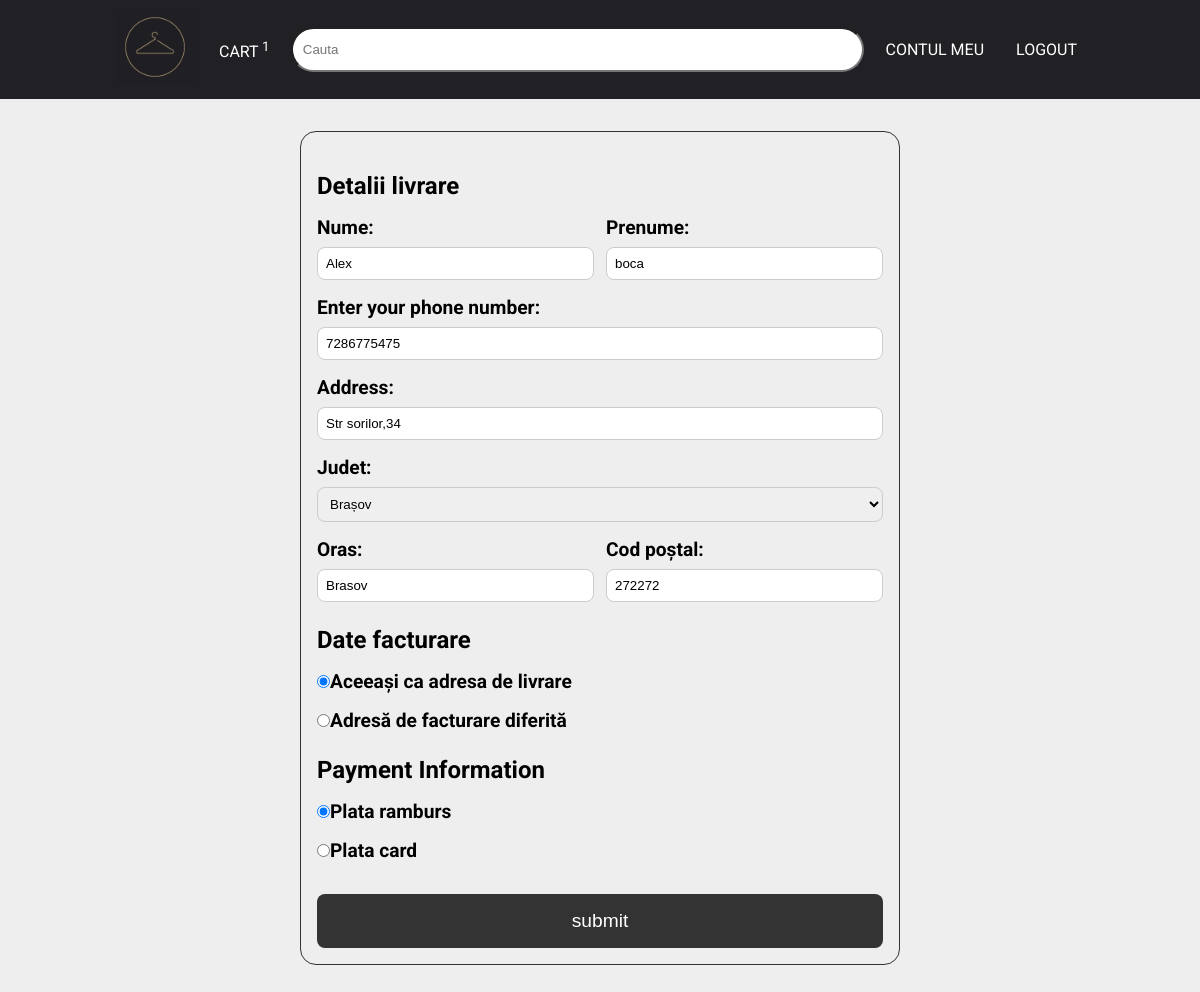
/checkout.php (signed in), run on an earlier commit of the app's database.
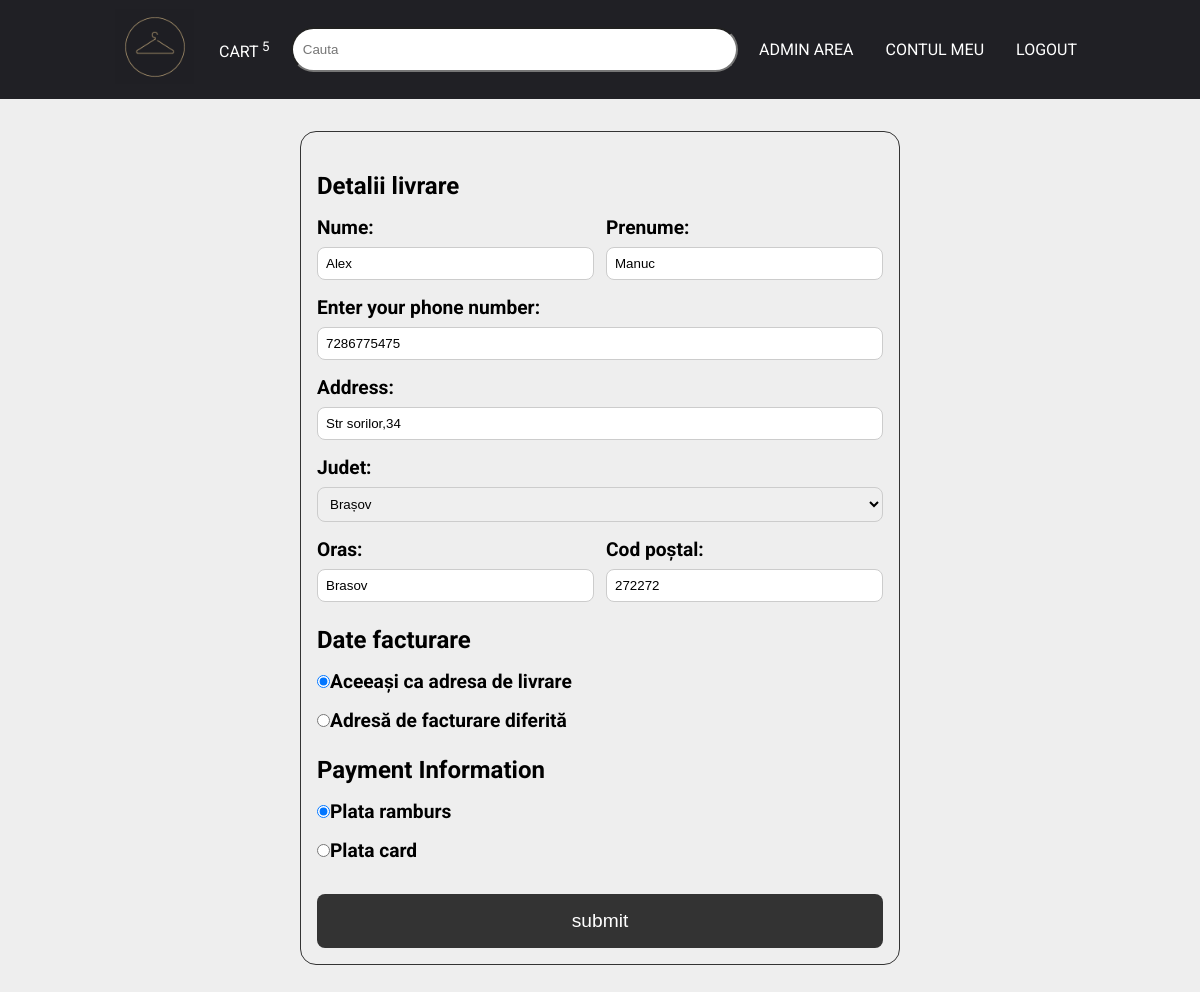
And on a later commit of the database.
### tables this page shows
CREATE TABLE IF NOT EXISTS `utilizatori` (
  `ID` int NOT NULL AUTO_INCREMENT,
  `username` varchar(32) NOT NULL,
  `password` varchar(64) NOT NULL,
  `email` varchar(100) NOT NULL,
  `nume` varchar(32) NOT NULL,
  `prenume` varchar(32) NOT NULL,
  `telefon` varchar(10) NOT NULL,
  `adresa` varchar(255) NOT NULL,
  `cod_judet` int NOT NULL,
  `Oras` varchar(32) NOT NULL,
  `zipcode` varchar(16) NOT NULL,
  `tip` enum('0','1') NOT NULL COMMENT 'user(0),admin(1)',
  PRIMARY KEY (`ID`),
  KEY `cod_judet` (`cod_judet`)
);

### checkout.php (the view, shortened to what this page needs)
<?php
include("includes/connect.php");
if (isset($_SESSION['user_logged_in'])) {
  $user_id = $_SESSION['user_id'];
  $user_info = mysqli_fetch_assoc(mysqli_query($con, "SELECT * FROM utilizatori WHERE ID=$user_id"));
  $profile_name = $user_info['nume'];
  $profile_prename = $user_info['prenume'];
  $profile_telefon = $user_info['telefon'];
  $profile_adresa = $user_info['adresa'];
  $profile_cod_judet = $user_info['cod_judet'];
  $profile_Oras = $user_info['Oras'];
  $profile_zipcode = $user_info['zipcode'];
} else {
  header('location:login.php');
}
?>
<!DOCTYPE html>
<html lang="en">
<head>
  <link rel="stylesheet" href="css/style.css">
</head>
<body>
  <?php include("includes/header.php"); ?>
  <div class="checkout-container">
    <form method="post" class="checkout-form">
      <div class="shipping-details">
        <h2>Detalii livrare</h2>
        <div class="nume-prenume">
          <div class="nume">
            <label for="name">Nume:</label>
            <input type="text" id="name" name="name" value="<?= $profile_name ?>" required>
          </div>
          <div class="nume">
            <label for="prenume">Prenume:</label>
            <input type="text" id="prenume" name="prenume" value="<?= $profile_prename ?>" required>
          </div>
        </div>
        <label for="phone">Enter your phone number:</label>
        <input type="tel" id="phone" name="phone" pattern="[0-9]{10}" value="<?= $profile_telefon ?>" required>
        <label for="address">Address:</label>
        <input type="text" id="address" name="address" value="<?= $profile_adresa ?>" required>
        <label for="Judet">Judet:</label>
        <select id="Judet" name="judet" required>
          <?php
          $query = mysqli_query($con, "SELECT * FROM judete");
          while ($row = mysqli_fetch_assoc($query)) {
            if ($row['ID'] == $profile_cod_judet) {
              echo "<option value= {$row['ID']} selected>" . $row['denumire'] . "</option>";
            } else {
              echo "<option value= {$row['ID']}>" . $row['denumire'] . "</option>";
            }
          }
          ?>
        </select>
        <div class="nume-prenume">
          <div class="nume">
            <label for="Localitate">Oras:</label>
            <input type="text" id="Localitate" name="localitate" value="<?= $profile_Oras ?>" required>
          </div>
          <div class="nume">
            <label for="zip">Cod poștal:</label>
            <input type="text" id="zip" name="zip" value="<?= $profile_zipcode ?>" required>
          </div>
        </div>
      </div>
      <div class="billing-details">
        <h2>Date facturare</h2>
        <label for="fact1"><input type="radio" id="fact1" name="date_facturare" value="1" checked>Aceeași ca adresa de livrare</label>
        <label for="fact2"><input type="radio" id="fact2" name="date_facturare" value="2">Adresă de facturare diferită</label>
      </div>
      <h2>Payment Information</h2>
      <label for="ramburs"><input type="radio" id="ramburs" name="payment_method" value="1" checked>Plata ramburs</label>
      <label for="card"><input type="radio" id="card" name="payment_method" value="2">Plata card</label>
      <input type="submit" name="submit" value="submit">
  </div>
</body>
</html>

### includes/header.php (shortened to what this page needs)
<header class="header-large">
  <div class="container">
    <nav class="nav-large d-flex">
      <ul class="d-flex">
        <li>
          <a href="index.php" class="logo">
            <img src="./poze/logo.png" alt="clothing hanger">
          </a>
        </li>
        <li><a href="cart.php" class="nav-button">Cart<sup>
              <?php
              if (isset($_SESSION['user_logged_in'])) {
                $cart_query = mysqli_query($con, "SELECT * FROM `cos` WHERE user_id = $user_id") or die('query failed');
                if (mysqli_num_rows($cart_query) > 0) {
                  $prod_cnt = 0;
                  while ($row_cnt = mysqli_fetch_assoc($cart_query)) {
                    $prod_cnt += $row_cnt['quantity'];
                  }
                  echo $prod_cnt;
                }
              }
              ?></sup></a></li>
      </ul>
      <form action="search_product.php" method="get" class="header-large--search d-flex">
        <input class="search" placeholder="Cauta" type="search" aria-label="Search" name="search_data">
      </form>
      <ul class="d-flex">
        <?php if (isset($_SESSION['user_logged_in'])) : ?>
          <?php if (isset($_SESSION['admin'])) echo  "<li><a href='admin_area/index.php' class='nav-button'>Admin Area</a></li>" ?>
          <li><a href="account.php" class="nav-button">Contul meu</a></li>
          <li><a href="?logout" class="nav-button danger" onclick="return confirm('are you sure you want to logout?')">logout</a></li>
        <?php else : ?>
          <li><a href="register.php" class="nav-button">Register</a></li>
          <li><a href="login.php" class="nav-button">Log in</a></li>
        <?php endif; ?>
      </ul>
    </nav>
  </div>
</header>

What changed in the data, as far as the page shows it:
changed utilizatori "Alex": prenume "boca" → "Manuc"
Also different on the page:
$prod_cnt: "1" → "5"
text now shown: "ADMIN AREA"
